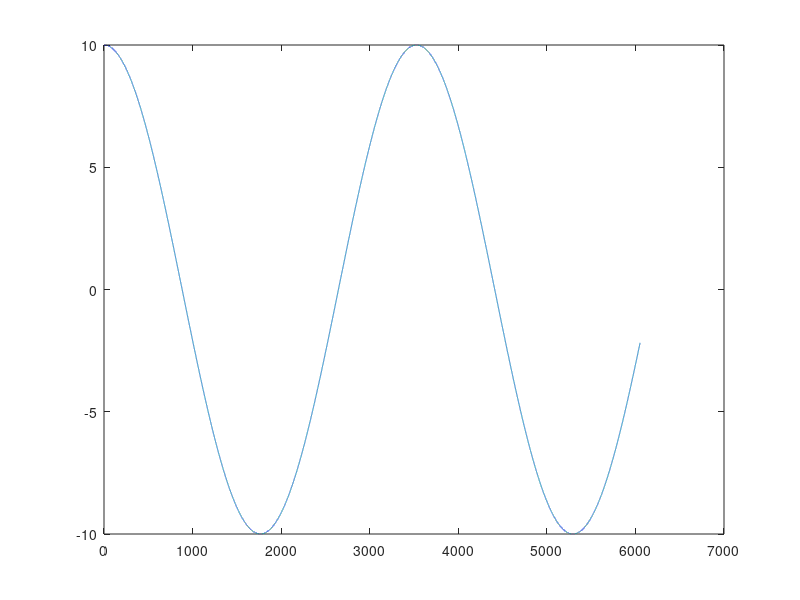

MATLAB code to generate this figure: (Note: this script raises an error after producing the figure.)
clear all;
close all;
clc;

mu = 398601;
Re = 6378.14;

%6.1
m = 20;
M = 460;
R = 0.6;
r = 0.1;
h = 0.1;
H = 2;
L = 10;
ha = 800;

d1 = M / (M + m) * (L + (h + H) / 2);
d2 = m / (M + m) * (L + (h + H) / 2);

omiga0 = sqrt(mu / (Re + ha)^3);
T = 2 * pi / omiga0;

I = zeros(4, 1);
I(1) = (1 / 12) * m * h^2 + m * d1^2 + (1 / 12) * M * H^2 + M * H^2;
I(2) = I(1);
I(3) = (1 / 2) * m * r^2 + (1 / 2) * M * R^2;
I(4) = 0.8;

t = 0:0.1:T;
y = 10 * cos(omiga0 * sqrt(3 * (I(1) - I(3)) / I(2)) * t);
figure(1);
plot(t, y);


b = 0.002;

x0 = [0; 10 / 180 * pi; 0];

tspan = [0 880];
options = odeset('RelTol', 1e-8, 'AbsTol', 1e-8);
[t, y] = ode45('ode61', tspan, x0, options, I, omiga0, b);
tn = 0;
for i = 1:length(y(:, 2))
	if y(i, 2) < 1 * pi / 180
		tn = t(i);
		break;
	end
end
n = tn / T;

figure(2);
plot(t, y(:, 2) * 180 / pi);

%6.2
I = zeros(3, 1);
I(1) = 1000;
I(2) = 500;
I(3) = 700;

K = [1000; 500; 700];
Kd = [-2000; -1000; -1400];

ha = 800;

theta = -40 * pi / 180;
phi = 40 * pi / 180;
psi = -60 * pi / 180;

omiga0 = sqrt(mu / (Re + ha)^3);

A(1, 1) = cos(theta) * cos(psi);
A(1, 2) = cos(theta) * sin(psi);
A(1, 3) = -sin(theta);
A(2, 1) = -cos(phi) * sin(psi) + sin(phi) * sin(theta) * cos(psi);
A(2, 2) = cos(phi) * cos(psi) + sin(phi) * sin(theta) * sin(psi);
A(2, 3) = sin(phi) * cos(theta);
A(3, 1) = sin(phi) * sin(psi) + cos(phi) * sin(theta) * cos(psi);
A(3, 2) = -sin(phi) * cos(psi) + cos(phi) * sin(theta) * sin(psi);
A(3, 3) = cos(phi) * cos(theta);

qt = cosine2q(A);

Qt = [
	qt(4) qt(3) -qt(2) qt(1);
	-qt(3) qt(4) qt(1) qt(2);
	qt(2) -qt(1) qt(4) qt(3);
	-qt(1) -qt(2) -qt(3) qt(4);
];

x0 = zeros(10, 1);
x0(7) = 1;

tspan = [0 15];
options = odeset('RelTol', 1e-4, 'AbsTol', 1e-4);
[t, y] = ode45('ode62', tspan, x0, options, I, omiga0, K, Kd, Qt);

Tc = zeros(length(y), 3);
for i = 1:length(y)
	omiga = y(i, 1:3)';
	q = y(i, 4:7)';
	qe = Qt * [-q(1); -q(2); -q(3); q(4)];

	A = q2cosine(q);

	omiga_ri = A * [0; -omiga0; 0];
	omiga_br = omiga - omiga_ri;
	if t(i) > 1
		Tc(i, :) = (2 * K .* qe(1:3) * qe(4) + Kd .* omiga_br)';
	end
end

hold on;
figure(3);
plot(t, y(:, 8) * 180 / pi);
figure(4);
plot(t, y(:, 9) * 180 / pi);
figure(5);
plot(t, y(:, 10) * 180 / pi);
figure(6);
plot(t, y(:, 4));
figure(7);
plot(t, y(:, 5));
figure(8);
plot(t, y(:, 6));
figure(9);
plot(t, y(:, 7));
figure(10);
plot(t, Tc(:, 1));
figure(11);
plot(t, Tc(:, 2));
figure(12);
plot(t, Tc(:, 3));
